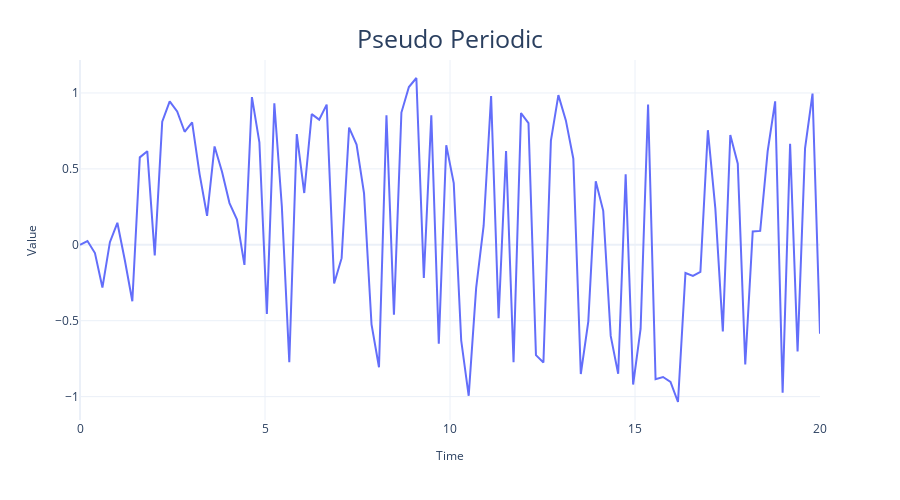

Notebook source saved alongside this figure:
### Code cell
#pseudoperiodic
signal = ts.signals.PseudoPeriodic(amplitude=1, frequency=0.25)
sample, rts, signal, error = generate_time_series(signal=signal)

plot_time_series(rts,sample,"Pseudo Periodic")
